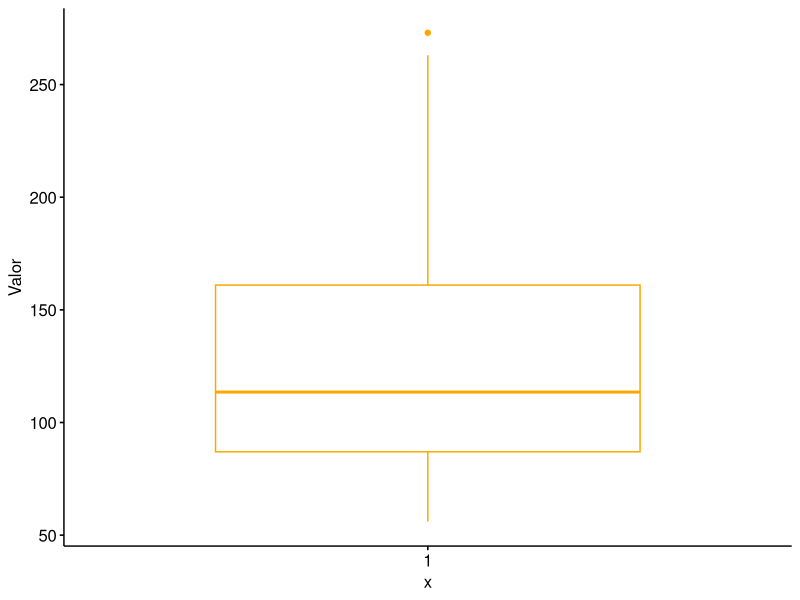
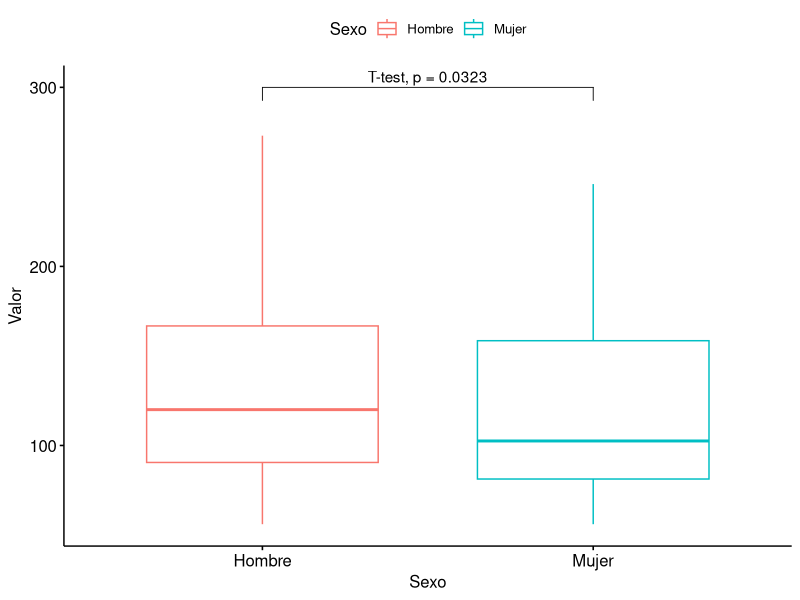

Recreate these plots in R, in order.
## ---- chunk 1
knitr::opts_chunk$set(echo = T,
                      message = F,
                      error = F,
                      fig.align = 'center',
                      warning = F)
## ---- chunk 2
library(readr)
library(dplyr)
library(rstatix)
library(ggpubr)
## ---- chunk 3
basal <- read_csv("../Data/control-basal.csv")
basal
## ---- chunk 4
basal %>% 
  group_by(Edad) %>% 
  get_summary_stats()

## ---- chunk 5
t1 <- basal %>% 
  t_test(Valor ~ 1)
t1
## ---- chunk 6
ggboxplot(data = basal, y = "Valor", color = "orange")
## ---- chunk 7
t2 <- basal %>% 
  t_test(Valor ~ Sexo)
t2
## ---- chunk 8
ggboxplot(data = basal, x = "Sexo", y = "Valor", color = "Sexo") +
  stat_pvalue_manual(data = t2, label = "T-test, p = {p}", y.position = 300)
## ---- chunk 9
basal %>% 
  filter(Edad == "Joven") %>% 
  t_test(Valor ~ Sexo)
## ---- chunk 10
basal %>% 
  t_test(Valor ~ Tipo, paired = TRUE)
## ---- chunk 11
basal %>% 
  filter(Edad == "Joven") %>% 
  group_by(Tipo) %>% 
  get_summary_stats()
## ---- chunk 12
basal %>% 
  group_by(Edad) %>% 
  t_test(Valor ~ Tipo, paired = TRUE)
